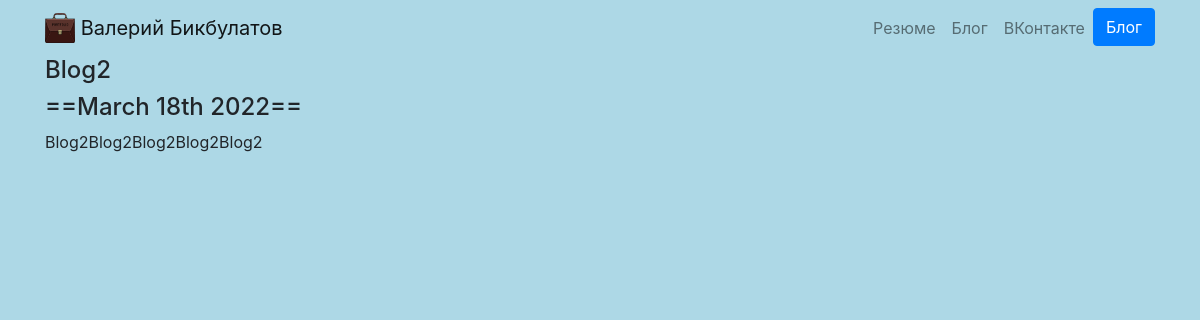
The app's page /blog/2/ with its own data.
### blog/models.py (models this page shows)
class Blog(models.Model):    # БД django Blog связываем с нашей Model
    title= models.CharField(max_length=200)         # в заголовках нашей страницы будет не более 200 символов
    description= models.TextField()
    date=models.DateField()

### blog/views.py (the view)
# urls.py: path('<int:blog_id>/', views.detail, name='detail'),
def detail(request, blog_id):
    blog= get_object_or_404(Blog, pk=blog_id)
    return render(request, 'blog/detail.html', {'blog':blog})

### blog/templates/blog/detail.html
{% extends 'portfolio/base.html' %}
{% block content %}
<h4>{{ blog.title }}</h4>
<h4>=={{ blog.date|date:'F jS Y' }}==</h4>
{{ blog.description|safe|truncatechars:300  }}
{% endblock %}

### portfolio/static/portfolio/css/style.css (style rules this page uses)
body { background-color: lightblue; }

### records on screen
Blog: title "Blog2", date "March 18th 2022", description "Blog2Blog2Blog2Blog2Blog2"
